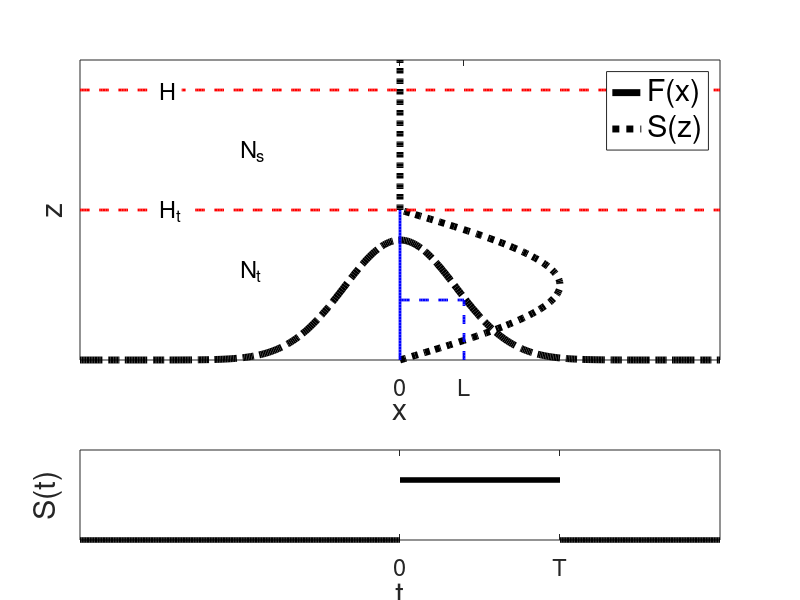

Write the MATLAB code that produced this figure.
function [] = schematic()

fs1     = 22;
fs2     = 17;

xx      = [-2:0.01:2];
xx1     = [1:0.01:2];
xx2     = [0:0.01:0.4];
xx3     = [0:0.01:1];
zz1     = [0:0.01:1 ];
zz2     = [1:0.01:2];
tt1     = [0:0.1:1];
tt2     = [-2:0.01:0];
tt3     = [1:0.01:2];
pi      = 3.14159265359;
sigma   = 0.35;
x0      = 0;

gz      = sin(pi*zz1);
gz_out  = 0;
fx      = 0.8 * exp(-((xx - x0).*(xx - x0))/(2* sigma *sigma));
xa      = 1;
heavi1  = 0.5;
heavi2  = 0.0;

figure(1)
h(1) = subplot('Position', [0.1 0.4, 0.8, 0.5]);
a1 = plot(xx, fx,'k-.','LineWidth',5);
hold on
a2 = plot(gz, zz1,'k:','LineWidth',5);
a3 = plot(zeros(size(xx1)), xx1,'k:','LineWidth',5);
%line( 1, xx)
a4  = plot(xx,ones(size(xx)),'r--', 'LineWidth',2);
a42 = plot(xx,(ones(size(xx))+0.8),'r--', 'LineWidth',2);
a5  = plot(zeros(size(xx3)), xx3,'b', 'LineWidth',2);
a6  = plot(xx2,(zeros(size(xx2))+0.4),'b--', 'LineWidth',2);
a7  = plot((zeros(size(xx2))+0.4), xx2,'b--', 'LineWidth',2);
M1  = 'F(x)';
M2  = 'S(z)';
ylim([0 2])
set(gca, 'XTick', [0 0.4])
set(gca, 'xticklabel', ['0';'L'],'FontSize',fs2)
xlabel('x','FontSize', fs1);
ylabel('z','FontSize', fs1);
set(gca, 'YTick', [ ])
set(gca, 'yticklabel', [])
text(-1, 1.4, 'N_s', 'FontSize',fs2, 'EdgeColor', 'w','BackgroundColor' , 'w')
text(-1, 0.6, 'N_t', 'FontSize',fs2, 'EdgeColor', 'w','BackgroundColor' , 'w')
text(-1.5, 1, 'H_t', 'FontSize',fs2, 'EdgeColor', 'w','BackgroundColor' , 'w')
text(-1.5, 1.8, 'H', 'FontSize',fs2, 'EdgeColor', 'w','BackgroundColor' , 'w')
%text(1, 1, 'F(x)', 'FontSize',fs2, 'EdgeColor', 'k','BackgroundColor' , 'y')
leg = legend([a1;a2], M1, M2);
set(leg,'FontSize',fs1);

h(2) = subplot('Position', [0.1 0.1, 0.8, 0.15]);
plot(tt2,zeros(size(tt2)),'k','LineWidth',4)
ylim([0 1.5])
xlim([-2 2])
hold on
%TT = [0;'T'];
plot(tt1,ones(size(tt1)),'k','LineWidth',4)
plot(tt3,zeros(size(tt3)),'k','LineWidth',4)
set(gca, 'XTick', [0 1 ])
set(gca, 'xticklabel', ['0';'T'],'FontSize',fs2)
%xlabh = get(gca,'XLabel');
%set(xlabh,'Position',get(xlabh,'Position') - [0 0.7 0])
xlabel('t','FontSize', fs1);
ylabel('S(t)','FontSize', fs1);
set(gca, 'YTick', [ ])
set(gca, 'yticklabel', [])

return